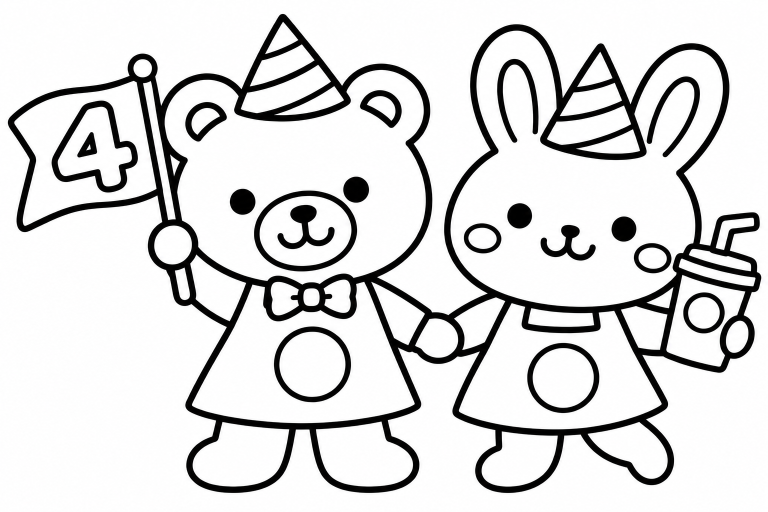
#> input picture nurie/illustrator/kantan-src.png, 1536 x 1024 px (shown at 1/2 size)
$ python bush_mask.py ../illustrator/kantan-src.png out.png
#> lines starting #> are read from the running program, lines starting #| are printed output that depends on the picture; after the words box and inside, x2 and y2 are one past the last pixel; in counts of white or black regions, pixels touching at a corner belong together
import sys, numpy as np
from PIL import Image
from scipy import ndimage
X0,Y0,X1,Y1 = 158,712,582,964
a = np.array(Image.open(sys.argv[1]).convert('L').crop((X0,Y0,X1,Y1))) < 128
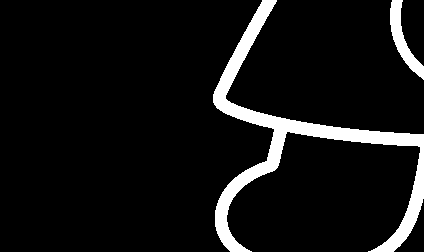
#> a: shape (252, 424) bool; 7.7% white; 2 white regions, box (x1, y1, x2, y2) and area: (213, 0, 424, 252) 7363, (390, 0, 424, 80) 895
H,W = a.shape
#> H = 252; W = 424
def hrun(b,y,x):
    l=x
    while l>0 and b[y,l-1]: l-=1
    r=x
    while r<W-1 and b[y,r+1]: r+=1
    return l,r
def vrun(b,y,x):
    t=y
    while t>0 and b[t-1,x]: t-=1
    d=y
    while d<H-1 and b[d+1,x]: d+=1
    return t,d
b=a.copy()
# 上の辺から下りる縦線を切る
for x in range(W):
    if b[0,x]:
        l,r=hrun(b,0,x)
        if r-l>12: continue
        y=0; cx=(l+r)//2
        while y<H and b[y,cx]:
            l,r=hrun(b,y,cx)
            if r-l>12: break
            b[y,l:r+1]=False; y+=1
#> this loop made 424 passes
#> cx on pass 393: 397
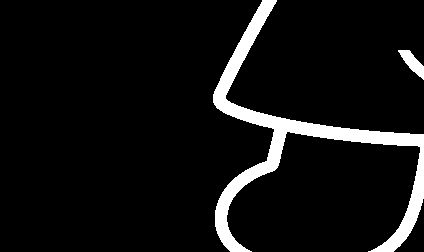
#> b: shape (252, 424) bool; 7.2% white; 2 white regions, box (x1, y1, x2, y2) and area: (213, 0, 424, 252) 7363, (398, 50, 424, 80) 337
# 左右の辺から入る横線を切る
for side in (0,W-1):
    for y in range(H):
        if b[y,side]:
            t,d=vrun(b,y,side)
            if d-t>12: continue
            x=side; cy=(t+d)//2; step=1 if side==0 else -1
            while 0<=x<W and b[cy,x]:
                t,d=vrun(b,cy,x)
                if d-t>12: break
                b[t:d+1,x]=False; x+=step
#> this loop made 2 passes
b[0:163,0:19]=False; b[155:171,0:18]=False; b[0:37,0:100]=False; b[12:35,98:104]=False  # MANUAL
# 左の植え込みの左上：ポールを消したあとの段差を、なめらかなくぼみに描き直す
from PIL import ImageDraw
b[28:57,86:104]=False
_im=Image.fromarray(b.astype('uint8')*255); _d=ImageDraw.Draw(_im)
_pts=[((1-t)**2*84+2*(1-t)*t*97+t*t*105,(1-t)**2*51+2*(1-t)*t*49+t*t*29) for t in [i/20 for i in range(21)]]
_d.line(_pts,fill=255,width=7,joint='curve')
b=np.array(_im)>0
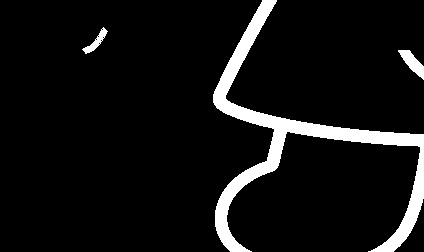
#> b: shape (252, 424) bool; 7.4% white; 3 white regions, box (x1, y1, x2, y2) and area: (213, 0, 424, 252) 7363, (398, 50, 424, 80) 337, (82, 27, 108, 54) 205
lab,n=ndimage.label(b,structure=np.ones((3,3)))
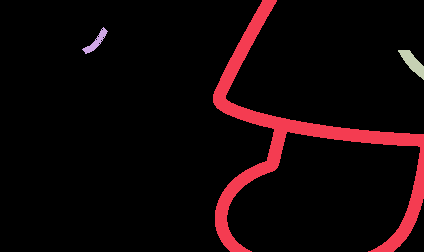
#> lab: shape (252, 424) int32; 4 distinct labels, from 0 to 3; one colour per label, 0 black
#> n = 3
sizes=ndimage.sum(b,lab,range(1,n+1)); big=int(np.argmax(sizes))+1
#> after `sizes = ndimage.sum(b, lab, range(1, n + 1))`: sizes = [7363, 205, 337]
#> after `big = int(np.argmax(sizes)) + 1`: big = 1
sil=ndimage.binary_fill_holes(lab==big)
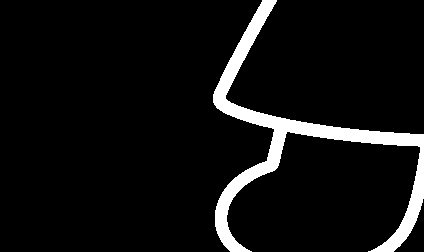
#> sil: shape (252, 424) bool; 6.9% white; 1 white region, box (x1, y1, x2, y2) and area: (213, 0, 424, 252) 7363
keep=np.isin(lab,[i for i in range(1,n+1) if (sil&(lab==i)).sum()==(lab==i).sum()])
np.save(sys.argv[2].replace('.npy','_sil.npy'),sil)
np.save(sys.argv[2],keep)
Image.fromarray(np.where(keep,0,255).astype('uint8')).save(sys.argv[2].replace('.npy','.png'))
